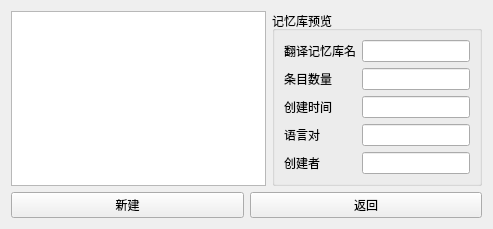
<?xml version="1.0" encoding="UTF-8"?>
<ui version="4.0">
 <class>Widget_TM_mangae</class>
 <widget class="QWidget" name="Widget_TM_mangae">
  <property name="geometry">
   <rect>
    <x>0</x>
    <y>0</y>
    <width>493</width>
    <height>210</height>
   </rect>
  </property>
  <property name="windowTitle">
   <string>Form</string>
  </property>
  <layout class="QVBoxLayout" name="verticalLayout">
   <item>
    <layout class="QHBoxLayout" name="horizontalLayout_2">
     <item>
      <widget class="QListView" name="listView_TMlist"/>
     </item>
     <item>
      <widget class="QGroupBox" name="groupBox_TMdescripte">
       <property name="title">
        <string>记忆库预览</string>
       </property>
       <layout class="QFormLayout" name="formLayout">
        <item row="0" column="0">
         <widget class="QLabel" name="label_TMname">
          <property name="text">
           <string>翻译记忆库名</string>
          </property>
         </widget>
        </item>
        <item row="1" column="0">
         <widget class="QLabel" name="label_TMnumber">
          <property name="text">
           <string>条目数量</string>
          </property>
         </widget>
        </item>
        <item row="1" column="1">
         <widget class="QLineEdit" name="lineEdit_TMnumber"/>
        </item>
        <item row="2" column="0">
         <widget class="QLabel" name="label_TMcreatetime">
          <property name="text">
           <string>创建时间</string>
          </property>
         </widget>
        </item>
        <item row="2" column="1">
         <widget class="QLineEdit" name="lineEdit_TMcreatetime"/>
        </item>
        <item row="3" column="0">
         <widget class="QLabel" name="label_TMlanguage">
          <property name="text">
           <string>语言对</string>
          </property>
         </widget>
        </item>
        <item row="3" column="1">
         <widget class="QLineEdit" name="lineEdit_TMlanguage"/>
        </item>
        <item row="4" column="0">
         <widget class="QLabel" name="label_owner">
          <property name="text">
           <string>创建者</string>
          </property>
         </widget>
        </item>
        <item row="4" column="1">
         <widget class="QLineEdit" name="lineEdit_owner"/>
        </item>
        <item row="0" column="1">
         <widget class="QLineEdit" name="lineEdit_TMname"/>
        </item>
       </layout>
      </widget>
     </item>
    </layout>
   </item>
   <item>
    <layout class="QHBoxLayout" name="horizontalLayout">
     <item>
      <widget class="QPushButton" name="pushButton_createTM">
       <property name="text">
        <string>新建</string>
       </property>
      </widget>
     </item>
     <item>
      <widget class="QPushButton" name="pushButton">
       <property name="text">
        <string>返回</string>
       </property>
      </widget>
     </item>
    </layout>
   </item>
  </layout>
 </widget>
 <resources/>
 <connections/>
</ui>
